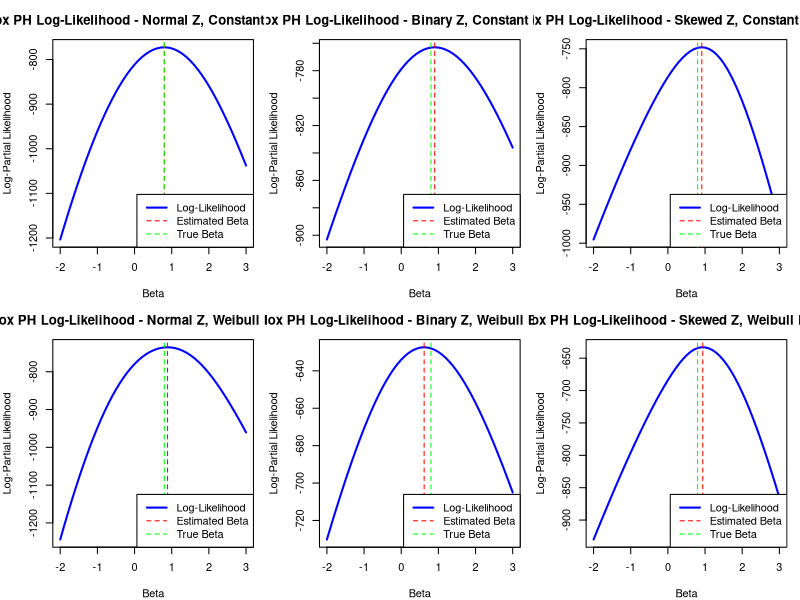

Source code (R):
# Cox PH Likelihood Convexity Demonstration
library(survival)

# Function to calculate the partial log-likelihood for a given beta
cox_log_likelihood <- function(beta, Z, time, status) {
  n <- length(time)
  events <- which(status == 1)
  log_lik <- 0
  
  for(i in events) {
    risk_set <- which(time >= time[i])
    log_lik <- log_lik + beta * Z[i] - log(sum(exp(beta * Z[risk_set])))
  }
  
  return(log_lik)
}

# Simulation settings
set.seed(123)
n <- 200

# Generate data under different scenarios
simulate_and_plot <- function(Z_dist, lambda_type, title) {
  # Generate covariates
  if(Z_dist == "normal") {
    Z <- rnorm(n)
  } else if(Z_dist == "binary") {
    Z <- rbinom(n, 1, 0.5)
  } else if(Z_dist == "skewed") {
    Z <- rexp(n) - 1
  }
  
  # True beta
  true_beta <- 0.8
  
  # Generate survival times
  if(lambda_type == "constant") {
    lambda0 <- 0.1
    lambda <- lambda0 * exp(true_beta * Z)
    time <- rexp(n, lambda)
  } else if(lambda_type == "weibull") {
    shape <- 1.5
    scale <- 10
    u <- runif(n)
    time <- scale * (-log(u) * exp(-true_beta * Z))^(1/shape)
  }
  
  # Generate censoring
  cens_time <- runif(n, 0, max(time) * 1.5)
  obs_time <- pmin(time, cens_time)
  status <- as.numeric(time <= cens_time)
  
  # Ensure we have events
  if(sum(status) < 10) {
    cens_time <- rexp(n, 0.05)
    obs_time <- pmin(time, cens_time)
    status <- as.numeric(time <= cens_time)
  }
  
  # Calculate log-likelihood for a range of beta values
  beta_range <- seq(-2, 3, by=0.1)
  log_lik <- sapply(beta_range, cox_log_likelihood, Z=Z, time=obs_time, status=status)
  
  # Fit Cox model to find MLE
  fit <- coxph(Surv(obs_time, status) ~ Z)
  est_beta <- coef(fit)
  
  # Plot
  plot(beta_range, log_lik, type="l", lwd=2, col="blue", 
       xlab="Beta", ylab="Log-Partial Likelihood",
       main=paste("Cox PH Log-Likelihood -", title))
  abline(v=est_beta, col="red", lty=2)
  abline(v=true_beta, col="green", lty=2)
  legend("bottomright", legend=c("Log-Likelihood", "Estimated Beta", "True Beta"),
         col=c("blue", "red", "green"), lty=c(1, 2, 2), lwd=c(2, 1, 1))
}

# Create plots with different distributions
par(mfrow=c(2,3), mar=c(4,4,3,1))

# Different covariate distributions
simulate_and_plot("normal", "constant", "Normal Z, Constant Baseline")
simulate_and_plot("binary", "constant", "Binary Z, Constant Baseline")
simulate_and_plot("skewed", "constant", "Skewed Z, Constant Baseline")

# Different baseline hazards
simulate_and_plot("normal", "weibull", "Normal Z, Weibull Baseline")
simulate_and_plot("binary", "weibull", "Binary Z, Weibull Baseline")
simulate_and_plot("skewed", "weibull", "Skewed Z, Weibull Baseline")

# Check convexity numerically
check_convexity <- function() {
  Z <- rnorm(n)
  true_beta <- 0.8
  lambda0 <- 0.1
  lambda <- lambda0 * exp(true_beta * Z)
  time <- rexp(n, lambda)
  cens_time <- runif(n, 0, max(time) * 1.5)
  obs_time <- pmin(time, cens_time)
  status <- as.numeric(time <= cens_time)
  
  beta_values <- seq(-2, 3, by=0.05)
  log_lik <- sapply(beta_values, cox_log_likelihood, Z=Z, time=obs_time, status=status)
  
  # Calculate numerical second derivative
  second_deriv <- diff(diff(log_lik)) / 0.05^2
  
  # Check if all second derivatives are non-positive (allowing for numerical error)
  all_concave <- all(second_deriv < 1e-10)
  
  cat("Is log-likelihood concave? ", all_concave, "\n")
  cat("Range of second derivatives: [", min(second_deriv), ", ", max(second_deriv), "]\n")
}

check_convexity()